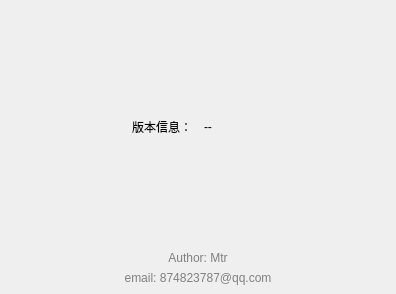
<?xml version="1.0" encoding="UTF-8"?>
<ui version="4.0">
 <class>DialogAbout</class>
 <widget class="QDialog" name="DialogAbout">
  <property name="geometry">
   <rect>
    <x>0</x>
    <y>0</y>
    <width>396</width>
    <height>294</height>
   </rect>
  </property>
  <property name="windowTitle">
   <string>Dialog</string>
  </property>
  <layout class="QGridLayout" name="gridLayout_2">
   <property name="leftMargin">
    <number>0</number>
   </property>
   <property name="topMargin">
    <number>0</number>
   </property>
   <property name="rightMargin">
    <number>0</number>
   </property>
   <property name="bottomMargin">
    <number>0</number>
   </property>
   <property name="spacing">
    <number>0</number>
   </property>
   <item row="0" column="0">
    <widget class="QWidget" name="widget" native="true">
     <property name="background" stdset="0">
      <bool>true</bool>
     </property>
     <layout class="QGridLayout" name="gridLayout">
      <item row="0" column="0">
       <spacer name="verticalSpacer_2">
        <property name="orientation">
         <enum>Qt::Vertical</enum>
        </property>
        <property name="sizeHint" stdset="0">
         <size>
          <width>20</width>
          <height>40</height>
         </size>
        </property>
       </spacer>
      </item>
      <item row="1" column="0">
       <layout class="QHBoxLayout" name="horizontalLayout">
        <property name="spacing">
         <number>12</number>
        </property>
        <item>
         <widget class="QLabel" name="label">
          <property name="text">
           <string>版本信息：</string>
          </property>
          <property name="alignment">
           <set>Qt::AlignRight|Qt::AlignTrailing|Qt::AlignVCenter</set>
          </property>
         </widget>
        </item>
        <item>
         <widget class="QLabel" name="lbVersion">
          <property name="styleSheet">
           <string notr="true"/>
          </property>
          <property name="text">
           <string>--</string>
          </property>
          <property name="alignment">
           <set>Qt::AlignLeading|Qt::AlignLeft|Qt::AlignVCenter</set>
          </property>
         </widget>
        </item>
       </layout>
      </item>
      <item row="2" column="0">
       <spacer name="verticalSpacer">
        <property name="orientation">
         <enum>Qt::Vertical</enum>
        </property>
        <property name="sizeHint" stdset="0">
         <size>
          <width>20</width>
          <height>40</height>
         </size>
        </property>
       </spacer>
      </item>
      <item row="3" column="0">
       <widget class="QLabel" name="label_2">
        <property name="styleSheet">
         <string notr="true">font: 10pt &quot;华文楷体&quot;;
color: gray;</string>
        </property>
        <property name="text">
         <string>Author: Mtr</string>
        </property>
        <property name="alignment">
         <set>Qt::AlignCenter</set>
        </property>
       </widget>
      </item>
      <item row="4" column="0">
       <widget class="QLabel" name="label_3">
        <property name="styleSheet">
         <string notr="true">font: 10pt &quot;华文楷体&quot;;
color: gray;</string>
        </property>
        <property name="text">
         <string>email: 874823787@qq.com</string>
        </property>
        <property name="alignment">
         <set>Qt::AlignCenter</set>
        </property>
       </widget>
      </item>
     </layout>
    </widget>
   </item>
  </layout>
 </widget>
 <resources/>
 <connections/>
</ui>
